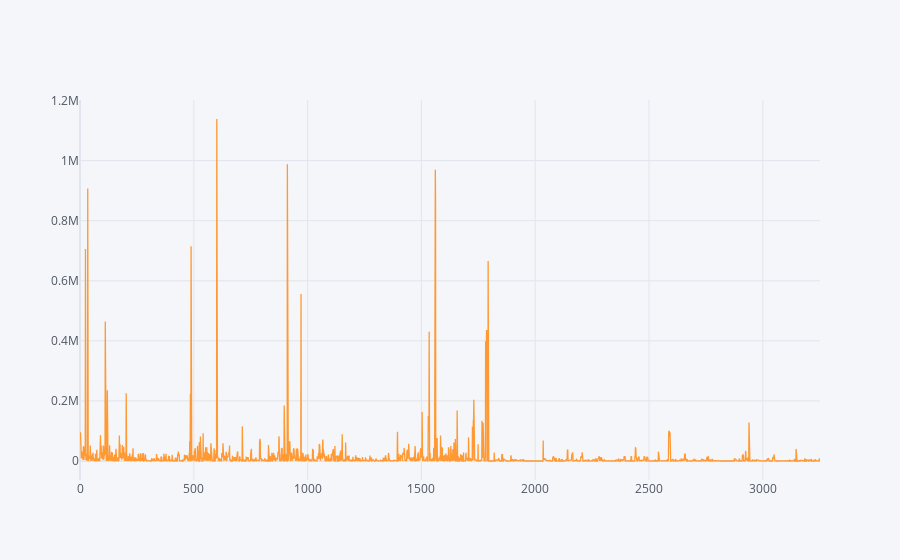

This figure's notebook cell:
### Code cell
df2['converted_data'].iplot()

### Figure 1 — Plotly figure (JSON) as saved in the notebook; plotly's stock layout.template omitted (floating-point values rounded to 4 significant figures; data arrays with more than 128 entries replaced by an {"elided": "..."} marker saying what was removed)
{"data": [{"line": {"color": "rgba(255, 153, 51, 1.0)", "dash": "solid", "shape": "linear", "width": 1.3}, "mode": "lines", "name": "converted_data", "text": "", "type": "scatter", "x": {"elided": "3243 int values"}, "y": {"elided": "3243 float values"}}], "layout": {"legend": {"bgcolor": "#F5F6F9", "font": {"color": "#4D5663"}}, "paper_bgcolor": "#F5F6F9", "plot_bgcolor": "#F5F6F9", "title": {"font": {"color": "#4D5663"}}, "xaxis": {"gridcolor": "#E1E5ED", "showgrid": true, "tickfont": {"color": "#4D5663"}, "title": {"font": {"color": "#4D5663"}, "text": ""}, "zerolinecolor": "#E1E5ED"}, "yaxis": {"gridcolor": "#E1E5ED", "showgrid": true, "tickfont": {"color": "#4D5663"}, "title": {"font": {"color": "#4D5663"}, "text": ""}, "zerolinecolor": "#E1E5ED"}}}
